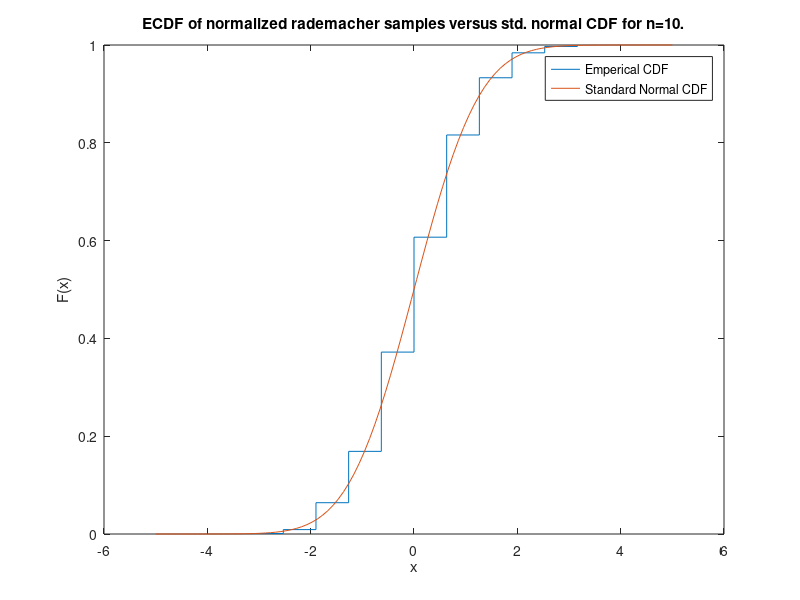
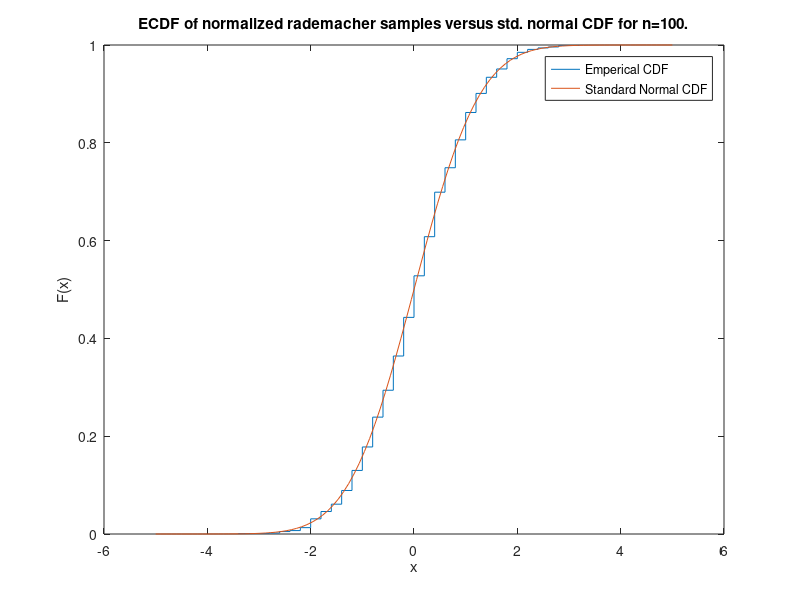
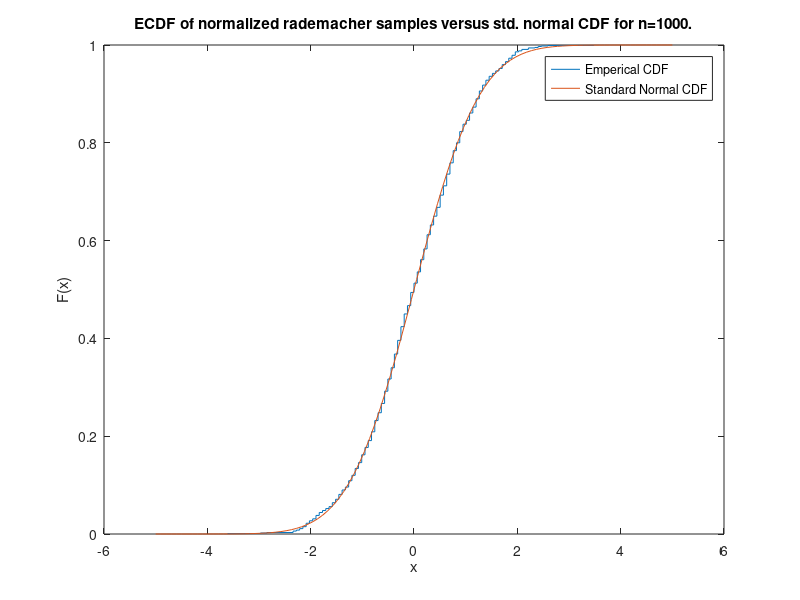
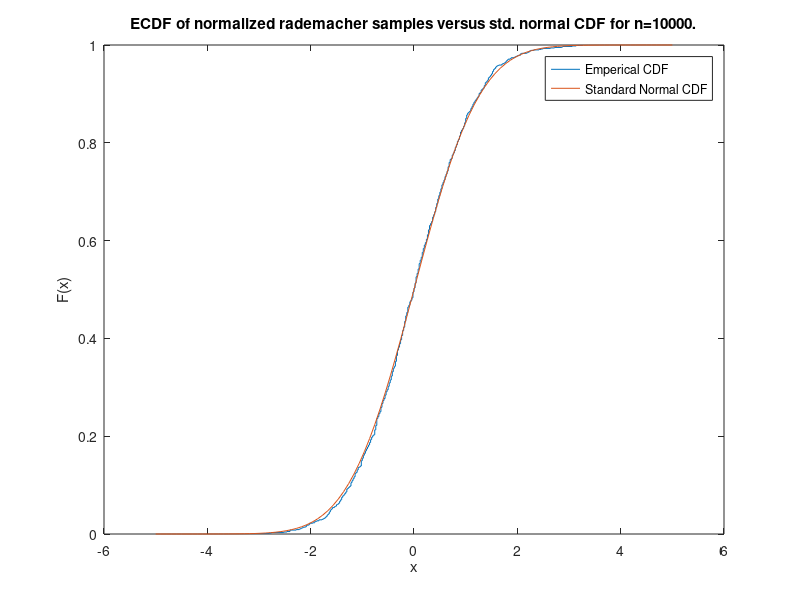

Reproduce these figures in MATLAB, in order.
% John Heath
% ACM 116 Problem Set 2
% Problem 6
clc; clear; close all;

for i=1:4
    n = 10.^i;
    N = 10.^3;
    % Generate n x N samples from the Rademacher distribution.
    rademacher_samples = (rand(N, n) < 0.5) .* 2 - 1;
    % sum across each set of 10  and normalize to get each Y_n.
    Yn = (sum(rademacher_samples, 2) ./ n) .* sqrt(n);
    figure;
    ecdf(Yn);
    hold on;
    x = linspace(-5, 5, 100);
    plot(x, normcdf(x, 0, 1),'-');
    hold off;
    title(sprintf("ECDF of normalized rademacher samples versus std. normal CDF for n=%i.", n));
    legend('Emperical CDF', 'Standard Normal CDF')
end
